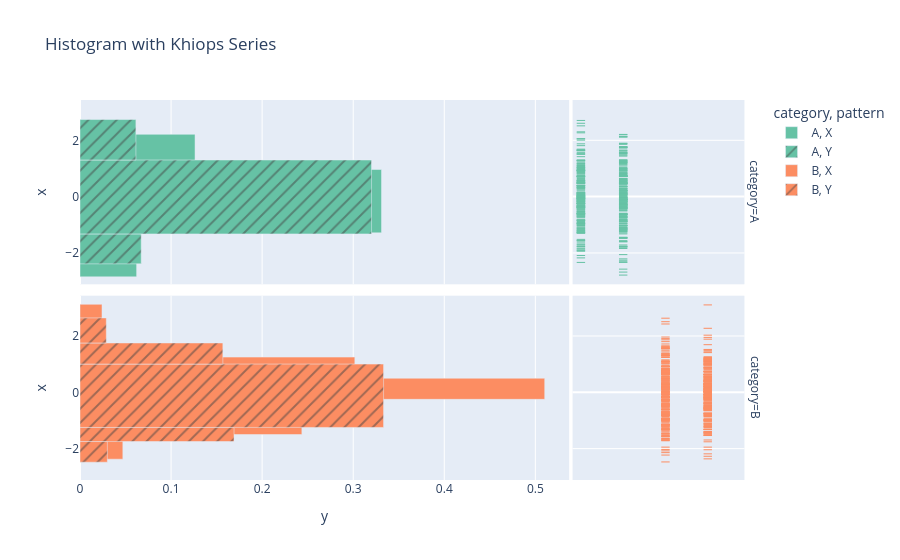

Notebook code for this chart:
### Markdown cell above
## Example 1: Simple Histogram with Automatic Binning

The key feature of Khisto is automatic optimal binning. When you don't specify `nbins`, Khisto analyzes your data and determines the best bin configuration.

### Code cell
import pandas as pd
import plotly.express as px

data = np.random.normal(0, 1, 1000)
data = pd.DataFrame(
    {
        "value": data,
        "category": np.random.choice(["A", "B"], size=1000),
        "pattern": np.random.choice(["X", "Y"], size=1000),
    }
)

fig = histogram(
    data,
    x="value",
    orientation="h",
    color="category",
    pattern_shape="pattern",
    # facet_col="pattern",
    title="Histogram with Khiops Series",
    color_discrete_sequence=px.colors.qualitative.Set2,
    facet_row="category",
    barmode="group",
    marginal="rug",
)
fig.show()

### Figure 1 — Plotly figure (JSON) as saved in the notebook; plotly's stock layout.template omitted (floating-point values rounded to 4 significant figures; data arrays with more than 128 entries replaced by an {"elided": "..."} marker saying what was removed)
{"data": [{"alignmentgroup": "True", "hovertemplate": "category=A<br>pattern=X<br>y=%{x}<br>x=%{y}<extra></extra>", "legendgroup": "A, X", "marker": {"color": "rgb(102,194,165)", "pattern": {"shape": ""}}, "name": "A, X", "offsetgroup": "A, X", "orientation": "h", "showlegend": true, "type": "bar", "width": [1.562, 2.25, 1.25], "x": [0.06219, 0.3311, 0.1263], "xaxis": "x3", "y": [-2.031, -0.125, 1.625], "yaxis": "y3"}, {"alignmentgroup": "True", "boxpoints": "all", "fillcolor": "rgba(255,255,255,0)", "hoveron": "points", "hovertemplate": "category=A<br>pattern=X<br>x=%{y}<extra></extra>", "jitter": 0, "legendgroup": "A, X", "line": {"color": "rgba(255,255,255,0)"}, "marker": {"color": "rgb(102,194,165)", "symbol": "line-ew-open"}, "name": "A, X", "offsetgroup": "A, X", "showlegend": false, "type": "box", "xaxis": "x4", "y": {"elided": "238 float values"}, "yaxis": "y4"}, {"alignmentgroup": "True", "hovertemplate": "category=A<br>pattern=Y<br>y=%{x}<br>x=%{y}<extra></extra>", "legendgroup": "A, Y", "marker": {"color": "rgb(102,194,165)", "pattern": {"shape": "/"}}, "name": "A, Y", "offsetgroup": "A, Y", "orientation": "h", "showlegend": true, "type": "bar", "width": [1.062, 2.625, 1.438], "x": [0.06723, 0.3201, 0.06138], "xaxis": "x3", "y": [-1.844, 0.0, 2.031], "yaxis": "y3"}, {"alignmentgroup": "True", "boxpoints": "all", "fillcolor": "rgba(255,255,255,0)", "hoveron": "points", "hovertemplate": "category=A<br>pattern=Y<br>x=%{y}<extra></extra>", "jitter": 0, "legendgroup": "A, Y", "line": {"color": "rgba(255,255,255,0)"}, "marker": {"color": "rgb(102,194,165)", "symbol": "line-ew-open"}, "name": "A, Y", "offsetgroup": "A, Y", "showlegend": false, "type": "box", "xaxis": "x4", "y": {"elided": "247 float values"}, "yaxis": "y4"}, {"alignmentgroup": "True", "hovertemplate": "category=B<br>pattern=X<br>y=%{x}<br>x=%{y}<extra></extra>", "legendgroup": "B, X", "marker": {"color": "rgb(252,141,98)", "pattern": {"shape": ""}}, "name": "B, X", "offsetgroup": "B, X", "orientation": "h", "showlegend": true, "type": "bar", "width": [0.875, 1.25, 0.75, 0.75, 1.875], "x": [0.04703, 0.2436, 0.5103, 0.3018, 0.02414], "xaxis": "x", "y": [-1.938, -0.875, 0.125, 0.875, 2.188], "yaxis": "y"}, {"alignmentgroup": "True", "boxpoints": "all", "fillcolor": "rgba(255,255,255,0)", "hoveron": "points", "hovertemplate": "category=B<br>pattern=X<br>x=%{y}<extra></extra>", "jitter": 0, "legendgroup": "B, X", "line": {"color": "rgba(255,255,255,0)"}, "marker": {"color": "rgb(252,141,98)", "symbol": "line-ew-open"}, "name": "B, X", "offsetgroup": "B, X", "showlegend": false, "type": "box", "xaxis": "x2", "y": {"elided": "272 float values"}, "yaxis": "y2"}, {"alignmentgroup": "True", "hovertemplate": "category=B<br>pattern=Y<br>y=%{x}<br>x=%{y}<extra></extra>", "legendgroup": "B, Y", "marker": {"color": "rgb(252,141,98)", "pattern": {"shape": "/"}}, "name": "B, Y", "offsetgroup": "B, Y", "orientation": "h", "showlegend": true, "type": "bar", "width": [0.7344, 0.5, 2.25, 0.75, 0.8906], "x": [0.03004, 0.1691, 0.3333, 0.1569, 0.0289], "xaxis": "x", "y": [-2.117, -1.5, -0.125, 1.375, 2.195], "yaxis": "y"}, {"alignmentgroup": "True", "boxpoints": "all", "fillcolor": "rgba(255,255,255,0)", "hoveron": "points", "hovertemplate": "category=B<br>pattern=Y<br>x=%{y}<extra></extra>", "jitter": 0, "legendgroup": "B, Y", "line": {"color": "rgba(255,255,255,0)"}, "marker": {"color": "rgb(252,141,98)", "symbol": "line-ew-open"}, "name": "B, Y", "offsetgroup": "B, Y", "showlegend": false, "type": "box", "xaxis": "x2", "y": {"elided": "243 float values"}, "yaxis": "y2"}], "layout": {"annotations": [{"font": {}, "showarrow": false, "text": "category=B", "textangle": 90, "x": 0.98, "xanchor": "left", "xref": "paper", "y": 0.2425, "yanchor": "middle", "yref": "paper"}, {"font": {}, "showarrow": false, "text": "category=A", "textangle": 90, "x": 0.98, "xanchor": "left", "xref": "paper", "y": 0.7575, "yanchor": "middle", "yref": "paper"}], "legend": {"title": {"text": "category, pattern"}, "tracegroupgap": 0}, "title": {"text": "Histogram with Khiops Series"}, "xaxis": {"anchor": "y", "domain": [0, 0.7215], "title": {"text": "y"}}, "xaxis2": {"anchor": "y2", "domain": [0.7265, 0.98], "matches": "x2", "showgrid": false, "showline": false, "showticklabels": false, "ticks": ""}, "xaxis3": {"anchor": "y3", "domain": [0, 0.7215], "matches": "x", "showticklabels": false}, "xaxis4": {"anchor": "y4", "domain": [0.7265, 0.98], "matches": "x2", "showgrid": false, "showline": false, "showticklabels": false, "ticks": ""}, "yaxis": {"anchor": "x", "domain": [0, 0.485], "title": {"text": "x"}}, "yaxis2": {"anchor": "x2", "domain": [0, 0.485], "matches": "y", "showgrid": true, "showticklabels": false}, "yaxis3": {"anchor": "x3", "domain": [0.515, 1], "matches": "y", "title": {"text": "x"}}, "yaxis4": {"anchor": "x4", "domain": [0.515, 1], "matches": "y", "showgrid": true, "showticklabels": false}}}
